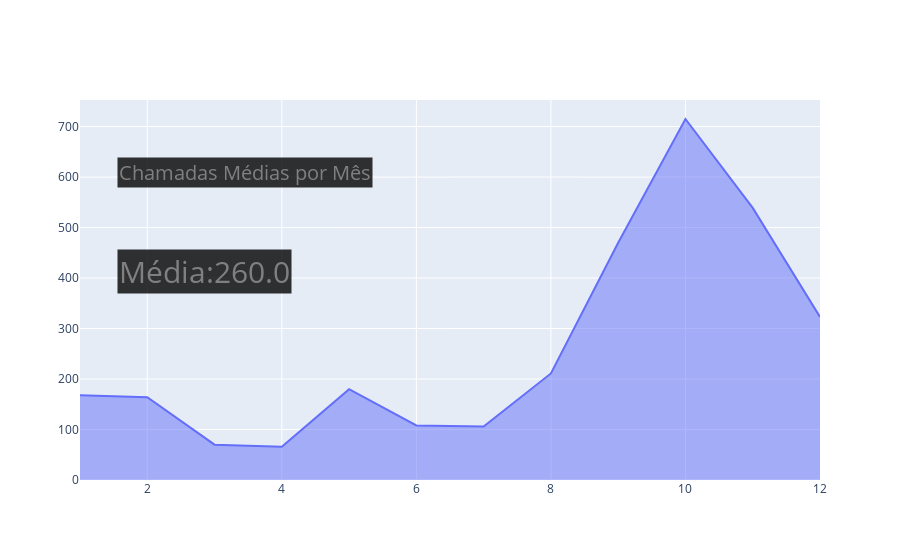

Notebook source saved alongside this figure:
### Code cell
fig3.add_annotation(text='Chamadas Médias por Mês',
                    xref='paper',yref='paper',
                    font=dict(size = 20, color = 'gray'),
                    align = 'center', bgcolor="rgba(0,0,0,0.8)", x=0.05, y=0.85, showarrow=False)

fig3.add_annotation(text=f"Média:{round(df3['Chamadas Realizadas'].mean(),2)}",
                    xref='paper',yref='paper',font = dict(size=30,color='gray'),
                    align='center',bgcolor='rgba(0,0,0,0.8)',
                    x=0.05,y=0.55, showarrow=False)

### Figure 1 — Plotly figure (JSON) as saved in the notebook; plotly's stock layout.template omitted (floating-point values rounded to 4 significant figures)
{"data": [{"fill": "tonexty", "mode": "lines", "type": "scatter", "x": [1, 2, 3, 4, 5, 6, 7, 8, 9, 10, 11, 12], "y": [168, 164, 70, 66, 180, 108, 106, 211, 470, 715, 539, 323]}], "layout": {"annotations": [{"align": "center", "bgcolor": "rgba(0,0,0,0.8)", "font": {"color": "gray", "size": 20}, "showarrow": false, "text": "Chamadas Médias por Mês", "x": 0.05, "xref": "paper", "y": 0.85, "yref": "paper"}, {"align": "center", "bgcolor": "rgba(0,0,0,0.8)", "font": {"color": "gray", "size": 30}, "showarrow": false, "text": "Média:260.0", "x": 0.05, "xref": "paper", "y": 0.55, "yref": "paper"}]}}
